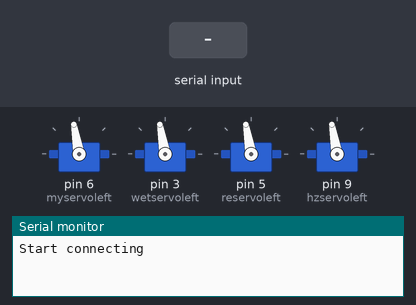
A sketch run on a simulated Arduino Uno, built with avr-gcc and run on an emulated ATmega328P. On the bench: 4 × servo, the last lines printed to the serial monitor. Inputs (shaded band) come from the test bench.

Above: at 3.2 s.
3.3 s: "A" received over the second serial link
At 4.0 s:
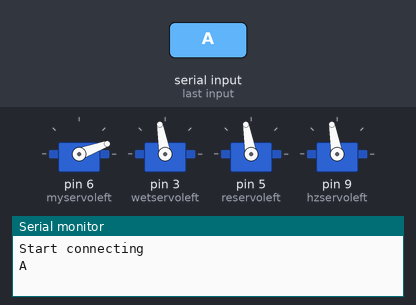
4.9 s: "B" received over the second serial link
At 6.2 s:
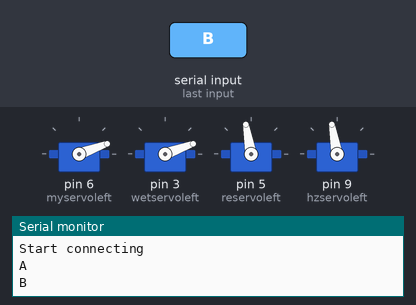
6.5 s: "a" received over the second serial link
At 7.6 s:
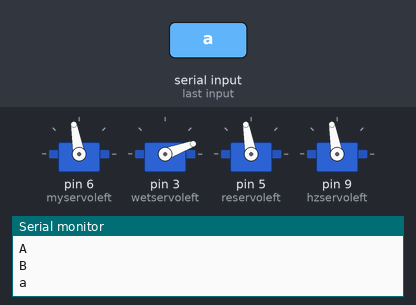
8.1 s: "C" received over the second serial link
At 8.9 s:
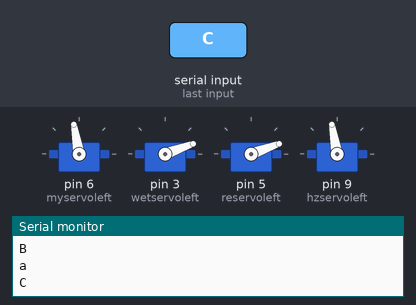
9.7 s: "b" received over the second serial link
At 10.1 s:
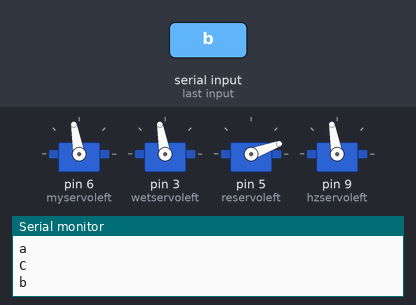
11.3 s: "D" received over the second serial link
At 12.5 s:
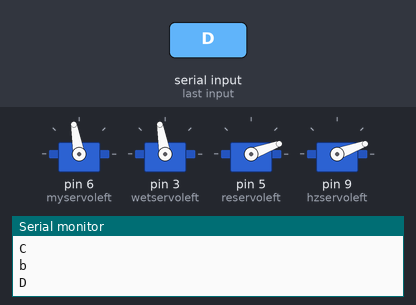
Timing chart, 0 to 13.9 s (numbered marks = the images above; inputs shaded):
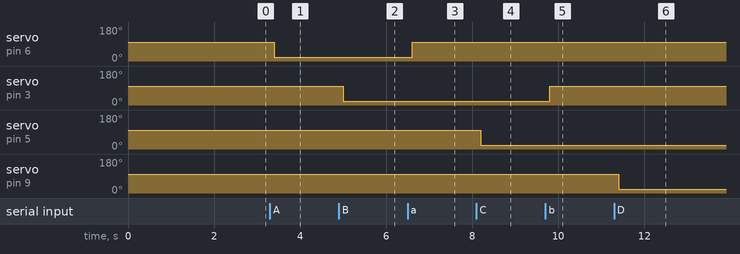

The sketch:

dustbin.ino
```cpp
    #include <SoftwareSerial.h>
    #include <Servo.h> //引入lib
    SoftwareSerial mySerial(10, 11); // RX, TX
      Servo myservoleft;
      Servo wetservoleft;
      Servo reservoleft;
      Servo hzservoleft ;
void setup() {
 Serial.begin(9600);
      while (!Serial) {
        ;
      }
      mySerial.begin(9600);
      delay(2000);
      Serial.println("Start connecting");
myservoleft.attach(6);
myservoleft.write(100);
wetservoleft.attach(3);
wetservoleft.write(100);
reservoleft.attach(5);
reservoleft.write(100);
hzservoleft.attach(9);
hzservoleft.write(100);
}

void loop() {
   if (mySerial.available())
      {
        String comdata = "";
        int i = 0;
        while (mySerial.available() > 0)
        {
          i++;
          char a = char(mySerial.read());
            comdata += a;
            delay(2);
        }
        Serial.println(comdata);
         if (comdata == "A" )
        {
        //干垃圾开
          delay(100);
          myservoleft.write(20);  //控制舵机转动相应的角度。
          delay(300);//延时100毫秒
          mySerial.print("openDryTrush");

        }
         else if (comdata == "a" )
        {
         //干垃圾关
          delay(100);
          myservoleft.write(100);  //控制舵机转动相应的角度。
          delay(300);//延时100毫秒
         mySerial.print("closeDryTrush");
        }
         else if (comdata == "B" )
        {
         //湿垃圾开
          delay(100);
          wetservoleft.write(20);  //控制舵机转动相应的角度。
          delay(300);//延时100毫秒
          mySerial.print("openwettrush");
        }
         else if (comdata == "b" )
        {
        //湿垃圾关
          delay(100);
          wetservoleft.write(100);  //控制舵机转动相应的角度。
          delay(300);//延时100毫秒
         mySerial.print("closewettrush");
        }
        else if (comdata == "C" )
        {
         //可回收垃圾开
          delay(100);
          reservoleft.write(20);  //控制舵机转动相应的角度。
          delay(300);//延时100毫秒
          mySerial.print("openrecycletrush");
        }
         else if (comdata == "c" )
        {
        //可回收垃圾关
          delay(100);
          reservoleft.write(100);  //控制舵机转动相应的角度。
          delay(300);//延时100毫秒
         mySerial.print("closerecycletrush");
        }
        else if (comdata == "D" )
        {
         //有害垃圾开
          delay(100);
          hzservoleft.write(20);  //控制舵机转动相应的角度。
          delay(300);//延时100毫秒
          mySerial.print("openhazaroustrush");
        }
         else if (comdata == "d" )
        {
        //有害垃圾关
          delay(100);
          hzservoleft.write(100);  //控制舵机转动相应的角度。
          delay(300);//延时100毫秒
         mySerial.print("closehazaroustrush");
        }


         else if (comdata == "R" )
        {
        //有害垃圾关
          delay(100);
          myservoleft.write(20);  //控制舵机转动相应的角度。
          delay(300);//延时100毫秒
         mySerial.print("open1");
        }
         else if (comdata == "G" )
        {
        //有害垃圾关
          delay(100);
          myservoleft.write(100);  //控制舵机转动相应的角度。
          delay(300);//延时100毫秒
         mySerial.print("open2");
        }
      }
}
```

Measured:
- after the input at 3.3 s, servo on pin 6 (myservoleft): 100° → 20° after 0.10 s
- after the input at 4.9 s, servo on pin 3 (wetservoleft): 100° → 20° after 0.10 s
- after the input at 6.5 s, servo on pin 6 (myservoleft): 20° → 100° after 0.10 s
- after the input at 8.1 s, servo on pin 5 (reservoleft): 100° → 20° after 0.10 s
- after the input at 9.7 s, servo on pin 3 (wetservoleft): 20° → 100° after 0.10 s
- after the input at 11.3 s, servo on pin 9 (hzservoleft): 100° → 20° after 0.10 s
